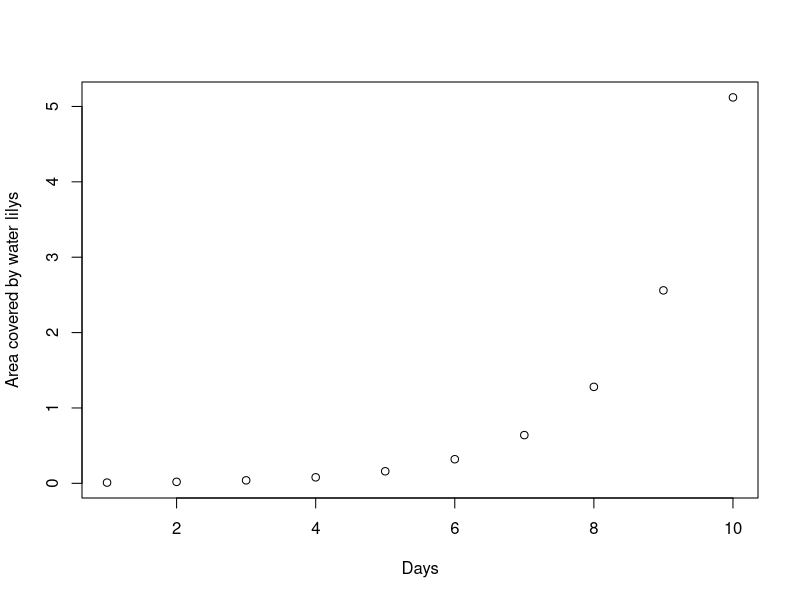

Reproduce this figure in R.
## ---- chunk 1
knitr::opts_chunk$set(echo = TRUE)
## ---- chunk 2
## x is the days
x <- 1:10

## initial area
area1 <- 1/100

## y is the area of the pond
y <- 2^(x-1) * area1
## ---- chunk 3
plot(x, y, xlab="Days", ylab="Area covered by water lilys")
## ---- chunk 4
randsamp <- function(n, d="uniform") {

  if(d == "uniform") {
    ret <- runif(n)
  } else if(d == "normal") {
    ret <- rnorm(n)
  } else if(d == "binomial") {
    ret <- rbinom(n, size=1, prob=0.5)
  } else {
    stop("I don't know this distribution!")
  }

  return(ret)
}
